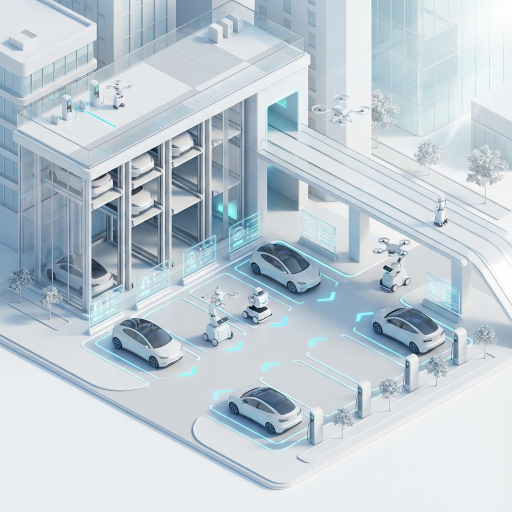
#> input picture client/src/assets/login-hero.png, 1024 x 1024 px (shown at 1/2 size)
$ python -i parking_lot_tracker.py   (imports and definitions only)
#> lines starting #> are read from the running program, lines starting #| are printed output that depends on the picture; after the words box and inside, x2 and y2 are one past the last pixel; in counts of white or black regions, pixels touching at a corner belong together
#> further down, picture is the input picture: shape (1024, 1024, 3); mean B, G, R 212.5, 204.3, 192.7

"""
Reference Parking Lot Tracker
Based on user-provided cvzone/OpenCV implementation.
"""
import cv2
import numpy as np
import os
from typing import List, Dict, Any

class ParkingLotTracker:
    def __init__(self, threshold_val=900):
        # User reference hardcoded parameters
        self.val1 = 25  # Adaptive Threshold Block Size
        self.val2 = 16  # Adaptive Threshold C
        self.val3 = 5   # Median Blur
        self.threshold_val = threshold_val # User ref: count < 900 is Free

    def preprocess_image(self, img):
        # EXACT User Reference Pipeline
        imgGray = cv2.cvtColor(img, cv2.COLOR_BGR2GRAY)
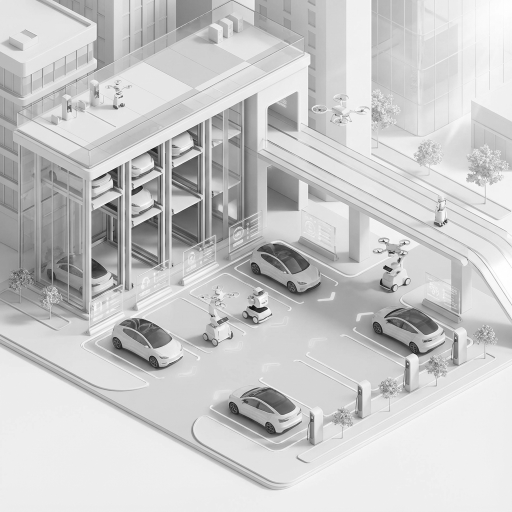
#> imgGray: shape (1024, 1024) (shown at 1/2 size); min 10, max 255, mean 201.8
        imgBlur = cv2.GaussianBlur(imgGray, (3, 3), 1)

        # Adaptive Threshold
        imgThres = cv2.adaptiveThreshold(imgBlur, 255, cv2.ADAPTIVE_THRESH_GAUSSIAN_C,
                                         cv2.THRESH_BINARY_INV, self.val1, self.val2)
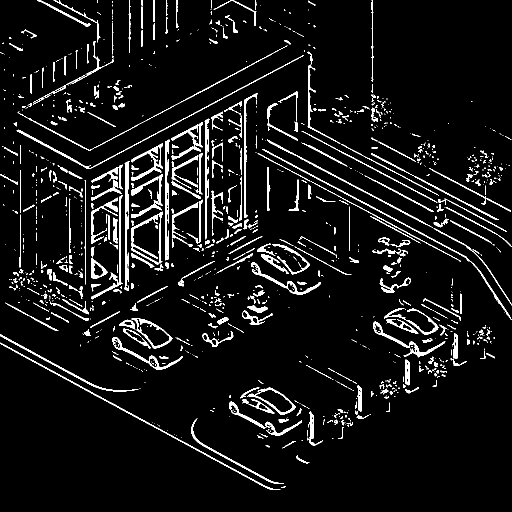
#> imgThres: shape (1024, 1024) (shown at 1/2 size); 6.5% white; 1183 white regions (807 under 20 px), largest, box (x1, y1, x2, y2) and area: (0, 685, 561, 980) 1598, (525, 298, 1024, 640) 1564, (249, 322, 259, 582) 1546

        # Median Blur
        imgThres = cv2.medianBlur(imgThres, self.val3)
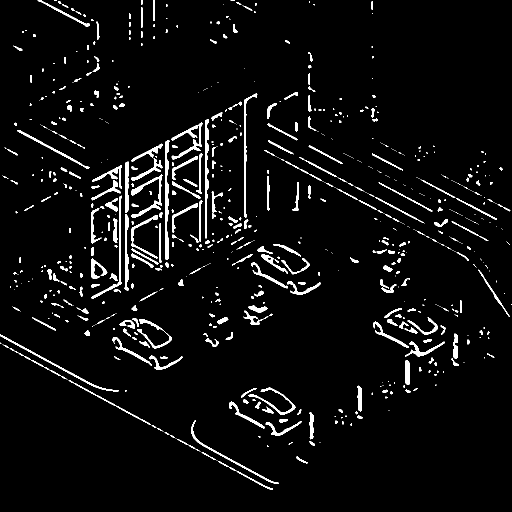
#> imgThres: shape (1024, 1024) (shown at 1/2 size); 4.5% white; 836 white regions (496 under 20 px), largest, box (x1, y1, x2, y2) and area: (330, 280, 339, 520) 1457, (410, 238, 418, 477) 1171, (263, 349, 325, 436) 1042

        # Dilate
        kernel = np.ones((3, 3), np.uint8)
        imgDilate = cv2.dilate(imgThres, kernel, iterations=1)
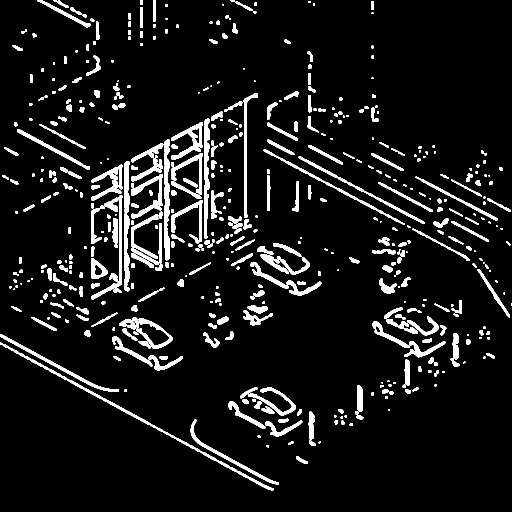
#> imgDilate: shape (1024, 1024) (shown at 1/2 size); 8.2% white; 515 white regions (82 under 20 px), largest, box (x1, y1, x2, y2) and area: (0, 684, 547, 981) 2952, (248, 322, 259, 583) 2119, (329, 279, 340, 521) 2011

        return imgDilate

    # [116 lines left out: function detect_occupancy, not called in this run]

>>> import cv2
>>> picture = cv2.imread('../../client/src/assets/login-hero.png')
>>> result = ParkingLotTracker().preprocess_image(picture)
